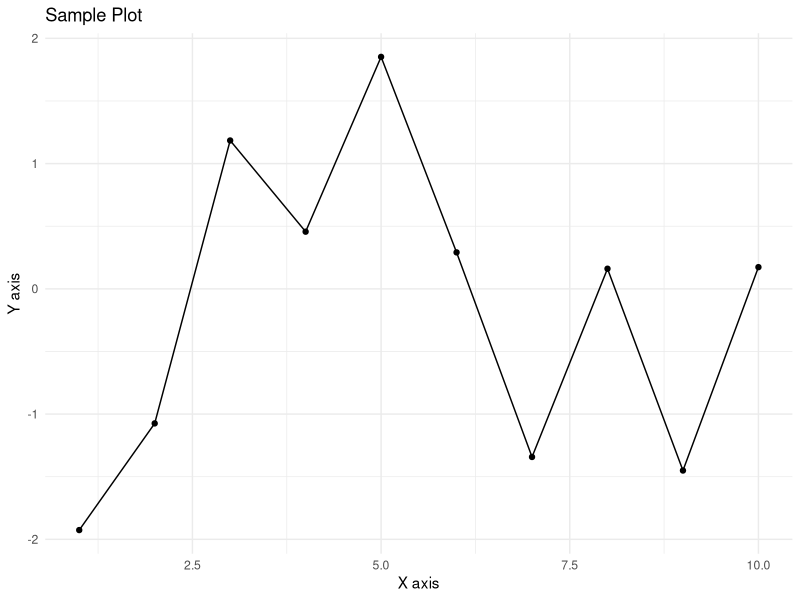

Recreate this plot in R.
## ---- chunk 1
knitr::opts_chunk$set(echo = TRUE)
## ---- chunk 2
# Load individual packages
library(tidyverse)

# You can also load specific packages from tidyverse
library(ggplot2)
library(dplyr)
## ---- chunk 3
# Check package version
packageVersion("tidyverse")
## ---- chunk 4
# List installed packages
installed.packages()[, c("Package", "Version")]
## ---- chunk 5
# Load required packages
library(ggplot2)
library(dplyr)

# Create some sample data
data <- data.frame(
  x = 1:10,
  y = rnorm(10)
)

# Use dplyr to manipulate data
data <- data %>%
  mutate(z = y * 2)

# Create a plot with ggplot2
ggplot(data, aes(x = x, y = y)) +
  geom_point() +
  geom_line() +
  theme_minimal() +
  labs(title = "Sample Plot",
       x = "X axis",
       y = "Y axis")
